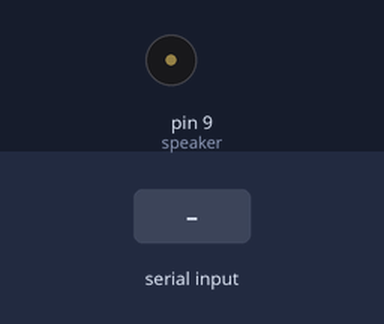
The sketch below on a simulated Arduino Uno, built with avr-gcc and run on an emulated ATmega328P. Shown: buzzer (waves = sounding). The test bench sets the inputs (shaded band).

Above: at 1.2 s.
1.3 s: "0" received over Serial
Timing chart, 0 to 4.3 s (numbered marks = the images above; inputs shaded):
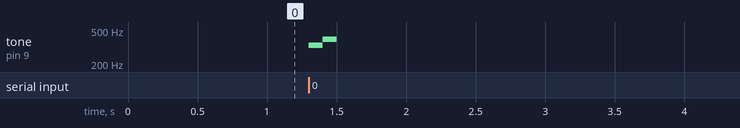

The sketch:

sketch_jan07c.ino
```cpp
int speaker = 9;
int BEAT = 1000;
int mi = 330;
int so = 392;

void setup() {
  // put your setup code here, to run once:
  Serial.begin(9600);
}

void loop() {
  char c = 0;
  // put your main code here, to run repeatedly:
  noTone(speaker);
  if(Serial.available() > 0){
    c = Serial.read();
    if(c == '0'){
      tone(speaker, mi);
      delay(100);
      tone(speaker, so);
      delay(100);
      tone(speaker, 0);
      noTone(speaker);
    }else if(c == '1'){
      digitalWrite(speaker, HIGH);
      tone(speaker, so);
      delay(100);
      tone(speaker, mi);
      delay(100);
      tone(speaker, 0);
      noTone(speaker);
    }
  }
}
```

Measured:
- after the input at 1.3 s, tone on pin 9 (speaker): silent → 330 Hz at once, → 392 Hz 0.10 s later, → silent 0.10 s later
